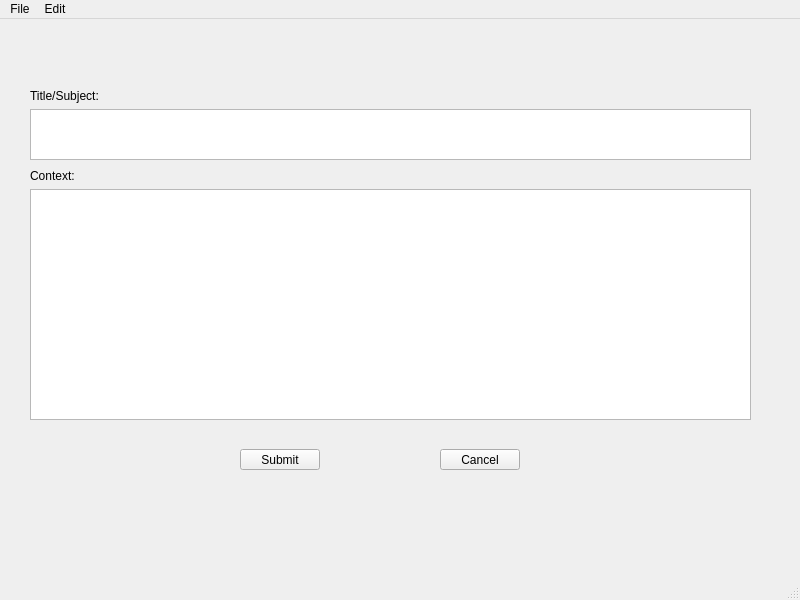
<?xml version="1.0" encoding="UTF-8"?>
<ui version="4.0">
 <class>MainWindow</class>
 <widget class="QMainWindow" name="MainWindow">
  <property name="geometry">
   <rect>
    <x>0</x>
    <y>0</y>
    <width>800</width>
    <height>600</height>
   </rect>
  </property>
  <property name="windowTitle">
   <string>MainWindow</string>
  </property>
  <widget class="QWidget" name="centralwidget">
   <widget class="QPushButton" name="pushButton">
    <property name="geometry">
     <rect>
      <x>240</x>
      <y>430</y>
      <width>80</width>
      <height>21</height>
     </rect>
    </property>
    <property name="text">
     <string>Submit</string>
    </property>
   </widget>
   <widget class="QPushButton" name="pushButton_2">
    <property name="geometry">
     <rect>
      <x>440</x>
      <y>430</y>
      <width>80</width>
      <height>21</height>
     </rect>
    </property>
    <property name="text">
     <string>Cancel</string>
    </property>
   </widget>
   <widget class="QWidget" name="">
    <property name="geometry">
     <rect>
      <x>30</x>
      <y>70</y>
      <width>721</width>
      <height>71</height>
     </rect>
    </property>
    <layout class="QVBoxLayout" name="verticalLayout">
     <item>
      <widget class="QLabel" name="label">
       <property name="text">
        <string>Title/Subject:</string>
       </property>
      </widget>
     </item>
     <item>
      <widget class="QTextEdit" name="textEdit_2"/>
     </item>
    </layout>
   </widget>
   <widget class="QWidget" name="">
    <property name="geometry">
     <rect>
      <x>30</x>
      <y>150</y>
      <width>721</width>
      <height>251</height>
     </rect>
    </property>
    <layout class="QVBoxLayout" name="verticalLayout_2">
     <item>
      <widget class="QLabel" name="label_2">
       <property name="text">
        <string>Context:</string>
       </property>
      </widget>
     </item>
     <item>
      <widget class="QTextEdit" name="textEdit"/>
     </item>
    </layout>
   </widget>
  </widget>
  <widget class="QMenuBar" name="menubar">
   <property name="geometry">
    <rect>
     <x>0</x>
     <y>0</y>
     <width>800</width>
     <height>20</height>
    </rect>
   </property>
   <widget class="QMenu" name="menu1">
    <property name="title">
     <string>Edit</string>
    </property>
    <addaction name="separator"/>
    <addaction name="actionUpper_Case"/>
   </widget>
   <widget class="QMenu" name="menuFile">
    <property name="title">
     <string>File</string>
    </property>
    <addaction name="actionSave_as"/>
    <addaction name="actionOpen"/>
   </widget>
   <addaction name="menuFile"/>
   <addaction name="menu1"/>
  </widget>
  <widget class="QStatusBar" name="statusbar"/>
  <action name="actionUpper_Case">
   <property name="text">
    <string>Upper Case</string>
   </property>
  </action>
  <action name="actionSave_as">
   <property name="text">
    <string>Save as</string>
   </property>
  </action>
  <action name="actionOpen">
   <property name="text">
    <string>Open</string>
   </property>
  </action>
 </widget>
 <resources/>
 <connections/>
</ui>
